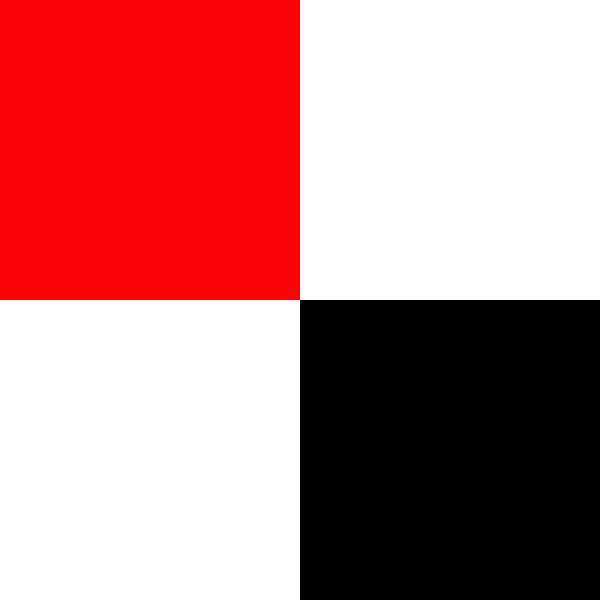
Frame 1 (no input)
Frame 60 (the mouse pressed at the canvas centre just before this capture): identical to frame 1, image omitted
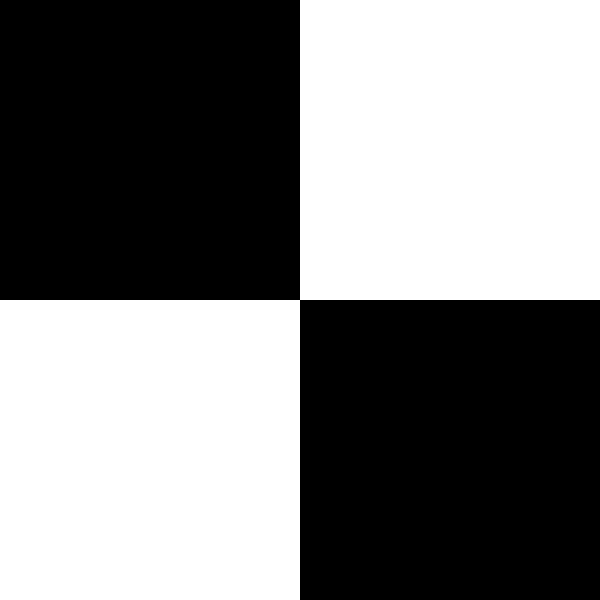
Frame 120 (the mouse held since frame 60 and released just before this capture)

The Processing sketch that drew these frames (run headless with seeded random() and noise(); from frame 60 on, the mouse is pressed at the canvas centre):

// Processing sketch: hoverMouse_MidtermPractice
// ── hoverMouse_MidtermPractice.pde

void setup() {
  size(600, 600);
  noStroke();
}

void draw() {

  fill(0);
  rect(0, 0, width/2, height/2);
  rect(width/2, height/2,width/2,height/2);
  
  if(mouseX > 0 - width/2 && mouseX < 0 + width/2 && mouseY > 0 - height/2 && mouseY < 0 + height/2){ 
    background (250,5,5);
    rect(width/2, height/2,width/2,height/2);
    //redrew the bottom black square
  }else if(mouseX > width/2  && mouseX < width  && mouseY > height/2 && mouseY <height){
    background(250,5,5);
    rect(0, 0, width/2, height/2);
    //redrew the top black square
  }else{
    background(0);
  }  
 
  fill(255);
  rect(0, height/2, width/2, height/2);
  rect(width/2, 0, width/2, height/2);

}
//-------------------------------------------------------------------------------------------------------------------------
//void setup(){
// size(600,600);
// noStroke();
//}

//void draw(){
// Rect1();
// Rect2();
 
// fill(255);
// rect(0, height/2, width/2, height/2);
// rect(width/2,0 width/2,height/2);
//}

//void Rect1()
//{
// fill(0);
// if(mouseX > 0  && mouseX < width/2 && mouseY < height/2)
// {
//  fill(255,00); 
// }
// rect(0,0,width/2,height/2);
//}

//void Rect2()
//{
//  fill(0);
//  if(mouseX > 0 && mouseX > width/2 && mouseY > 0 && mouseY > height/2)
//  {
//   fill(255,0,0); 
//  }
//  rect(width/2,height/2,width/2, height/2);
//}
//}
